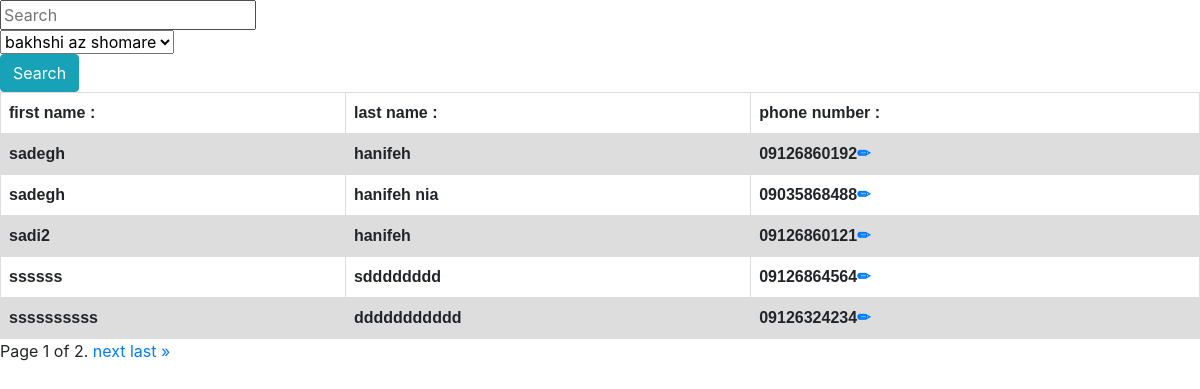
/newsearch/ (signed in), run on the app's committed database.
### user/models.py (models this page shows)
class MyUser(models.Model):
    first_name = models.CharField(max_length=50)
    last_name = models.CharField(max_length=50)
    phone_number = models.CharField(validators=[phone_regex], max_length=11)
    user = models.ForeignKey(User, on_delete=models.PROTECT)
    class Meta:
        constraints = [
            models.UniqueConstraint(fields=['phone_number', 'user'], name='unique number')
        ]

### user/views.py (the view)
# urls.py: path('newsearch/', NewSearch.as_view(), name='new search'),
@method_decorator(csrf_exempt, name='dispatch')
class NewSearch(LoginRequiredMixin, ListView):
    model = models.MyUser
    template_name = 'newsearch.html'
    paginate_by = 5
    def get_queryset(self):
        searched = self.request.GET.get('searched', None)
        mode = self.request.GET.get('mode', None)
        if mode == '1':
            obj = models.MyUser.objects.filter(phone_number__contains=searched, user=self.request.user)
        elif mode == '2':
            obj = models.MyUser.objects.filter(phone_number=searched, user=self.request.user)
        elif mode == '3':
            obj = models.MyUser.objects.filter(phone_number__startswith=searched, user=self.request.user)
        elif mode == '4':
            obj = models.MyUser.objects.filter(phone_number__endswith=searched, user=self.request.user)
        else:
            obj = models.MyUser.objects.filter(user=self.request.user)
        return obj

### user/templates/newsearch.html (shortened to what this page needs)
<!DOCTYPE html>
<html lang="en">
<head>
    <link rel="stylesheet" href="https://maxcdn.bootstrapcdn.com/bootstrap/4.5.2/css/bootstrap.min.css">
</head>
<body>
<form action="" method="get">
    <div>
        <label for="searched"></label><input placeholder="Search" name="searched" required id="searched" maxlength="11">
        <div>
        <label for="mode"></label><select id="mode" name="mode">
            <option value="1">bakhshi az shomare</option>
        </select>
        </div>
    </div>
    <button class="btn btn-info" type="submit">Search</button>
</form>
<table id="div1">
<tr>
    <th>first name : </th>
    <th>last name : </th>
    <th>phone number : </th>
</tr>
{% for obj in page_obj %}
    <tr>
        <th>{{ obj.first_name }}</th>
        <th>{{ obj.last_name }}</th>
        <th>{{ obj.phone_number }}<a href="{% url 'edit' obj.pk %}" >✏</th>
    </tr>
{% endfor %}
</table>
<div class="pagination">
    <span class="step-links">
        <span class="current">
            Page {{ page_obj.number }} of {{ page_obj.paginator.num_pages }}.
        </span>
        {% if page_obj.has_next %}
            <a href="?page={{ page_obj.next_page_number }}">next</a>
            <a href="?page={{ page_obj.paginator.num_pages }}">last &raquo;</a>
        {% endif %}
    </span>
</div>
</body>
</html>

### user/templates/newsearch.html (style rules this page uses)
table { font-family: arial, sans-serif; border-collapse: collapse; width: 100%; }
td, th { border: 1px solid #dddddd; text-align: left; padding: 8px; }
tr:nth-child(even) { background-color: #dddddd; }

### data on the page
MyUser: first_name "sadegh", last_name "hanifeh", phone_number "09126860192"
MyUser: first_name "sadegh", last_name "hanifeh nia", phone_number "09035868488"
MyUser: first_name "sadi2", last_name "hanifeh", phone_number "09126860121"
MyUser: first_name "ssssss", last_name "sdddddddd", phone_number "09126864564"
MyUser: first_name "ssssssssss", last_name "ddddddddddd", phone_number "09126324234"

### other printed values
{{ page_obj.number }} "1"
{{ page_obj.paginator.num_pages }} "2"
